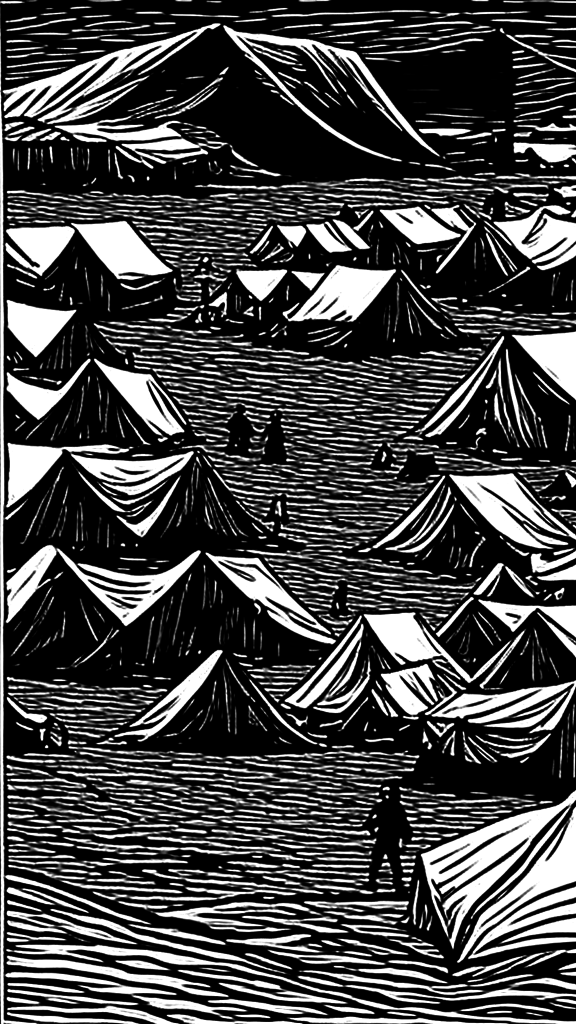
#> input picture video_mon_histoire/sans_higgsfield/img/a10.png, 1152 x 2048 px (shown at 1/2 size)
$ python -i prep.py   (imports and definitions only)
#> lines starting #> are read from the running program, lines starting #| are printed output that depends on the picture
# Passe les dessins SD-Turbo en « carte à gratter » blanc sur noir, 1152x2048
import sys, numpy as np, cv2
def scratch(src, dst):
#> called with src = 'img/a10.png', dst = 'out.png'
    im = cv2.imread(src, 0).astype(np.float32)
#> im: shape (2048, 1152) float32; min 0, max 255, mean 71.4
    h, w = im.shape
#> h = 2048; w = 1152
    border = np.concatenate([im[:20].ravel(), im[-20:].ravel(), im[:, :20].ravel(), im[:, -20:].ravel()])
    if np.median(border) > 110 or im.mean() > 120: im = 255 - im          # dessin noir sur clair -> inverser
    W, H = 1152, 2048; s = max(W / w, H / h)
#> after `s = max(W / w, H / h)`: s = 1
    im = cv2.resize(im, (int(w * s + .5), int(h * s + .5)), interpolation=cv2.INTER_LANCZOS4)
    y0, x0 = (im.shape[0] - H) // 2, (im.shape[1] - W) // 2; im = im[y0:y0 + H, x0:x0 + W]
#> after `y0, x0 = ((im.shape[0] - H) // 2, (im.shape[1] - W) // 2)`: y0 = 0; x0 = 0
    blur = cv2.GaussianBlur(im, (0, 0), 2.2); im = cv2.addWeighted(im, 1.8, blur, -0.8, 0)     # netteté du trait
#> after `blur = cv2.GaussianBlur(im, (0, 0), 2.2)`:
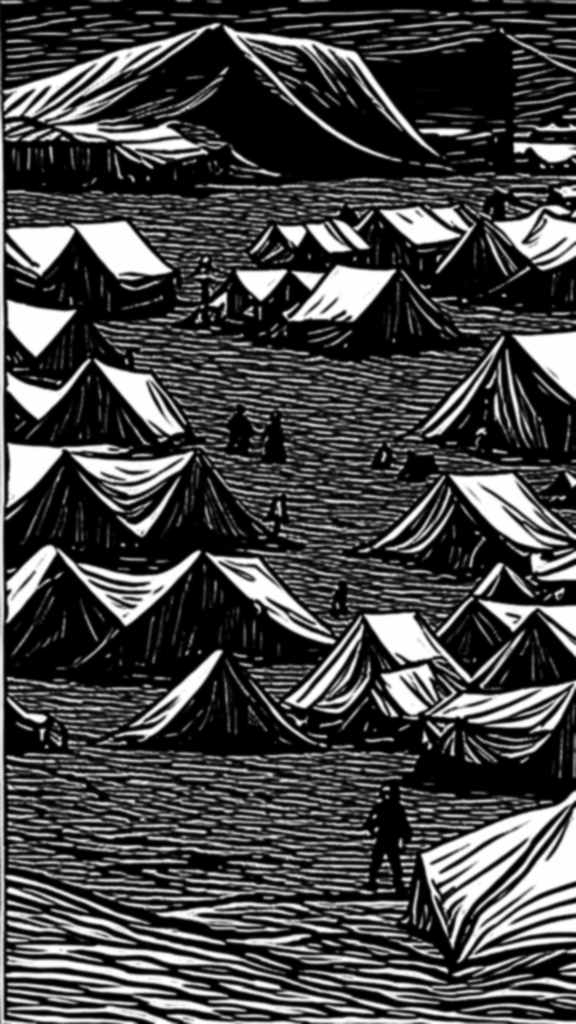
#> blur: shape (2048, 1152) float32 (shown at 1/2 size); min 0, max 255, mean 71.4
#> after `im = cv2.addWeighted(im, 1.8, blur, -0.8, 0)`:
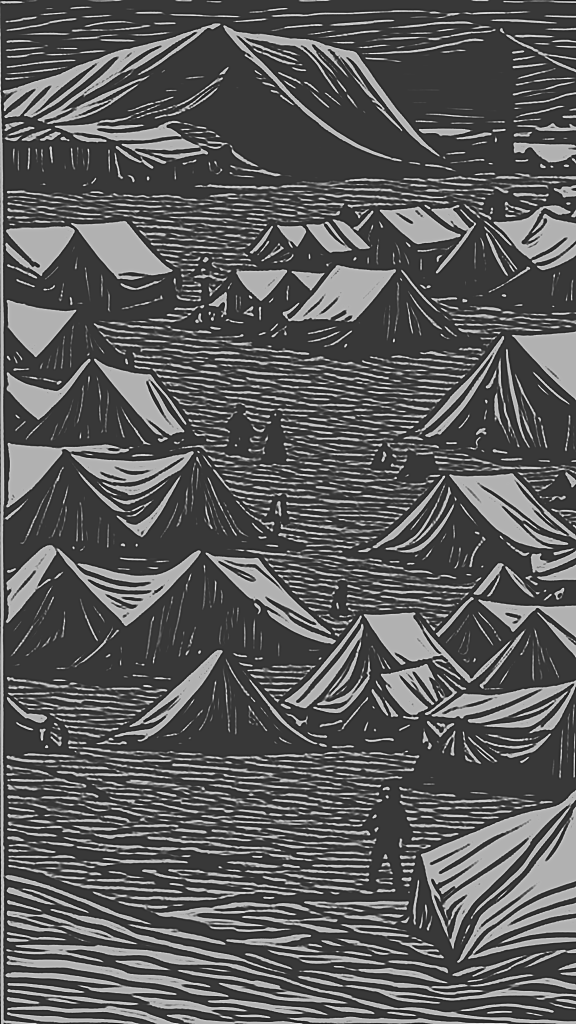
#> im: shape (2048, 1152) float32 (shown at 1/2 size); min -119.1, max 417, mean 71.4; drawn with min black and max white
    im = np.clip((im - 38) / 190, 0, 1) ** 1.25 * 255                                           # noirs profonds, traits blancs
    cv2.imwrite(dst, im.astype(np.uint8))
# [2 lines not run here, left out]

>>> result = scratch('img/a10.png', 'out.png')

$ run again, on video_mon_histoire/sans_higgsfield/img/a12.png
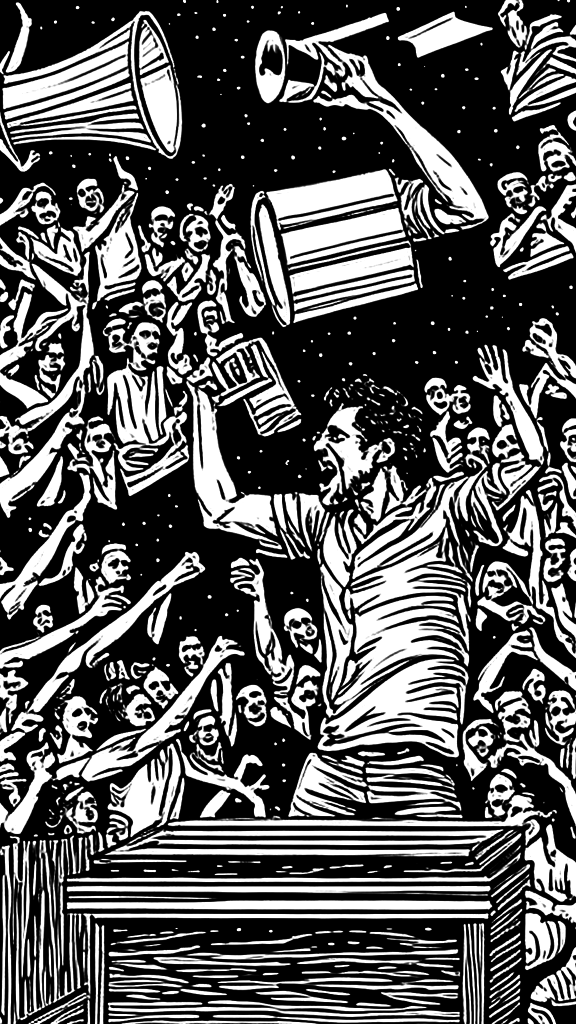
#> input picture video_mon_histoire/sans_higgsfield/img/a12.png, 1152 x 2048 px (shown at 1/2 size)
#> in scratch, `blur = cv2.GaussianBlur(im, (0, 0), 2.2)`:
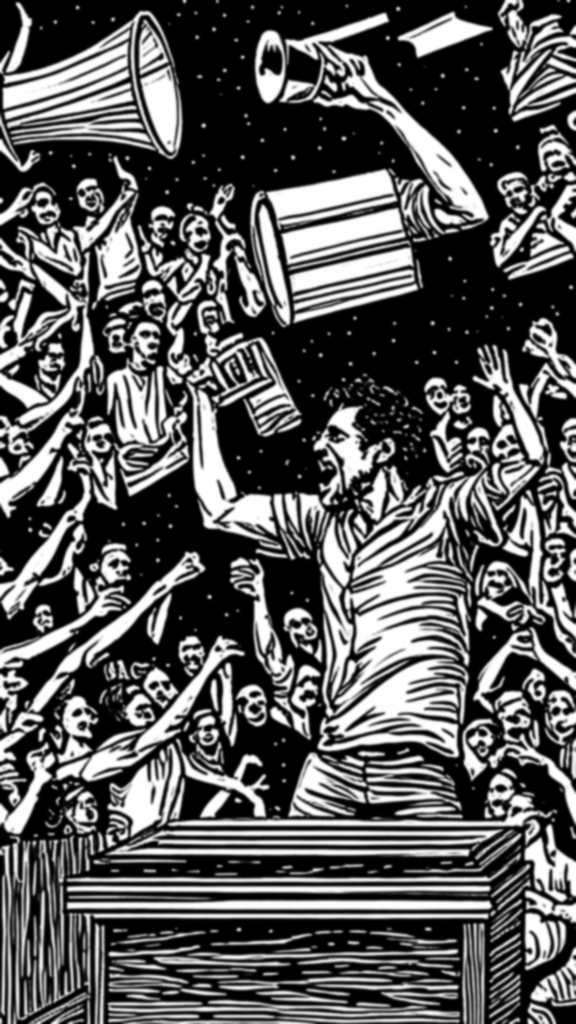
#> blur: shape (2048, 1152) float32 (shown at 1/2 size); min 0, max 255, mean 91.3
#> in scratch, `im = cv2.addWeighted(im, 1.8, blur, -0.8, 0)`:
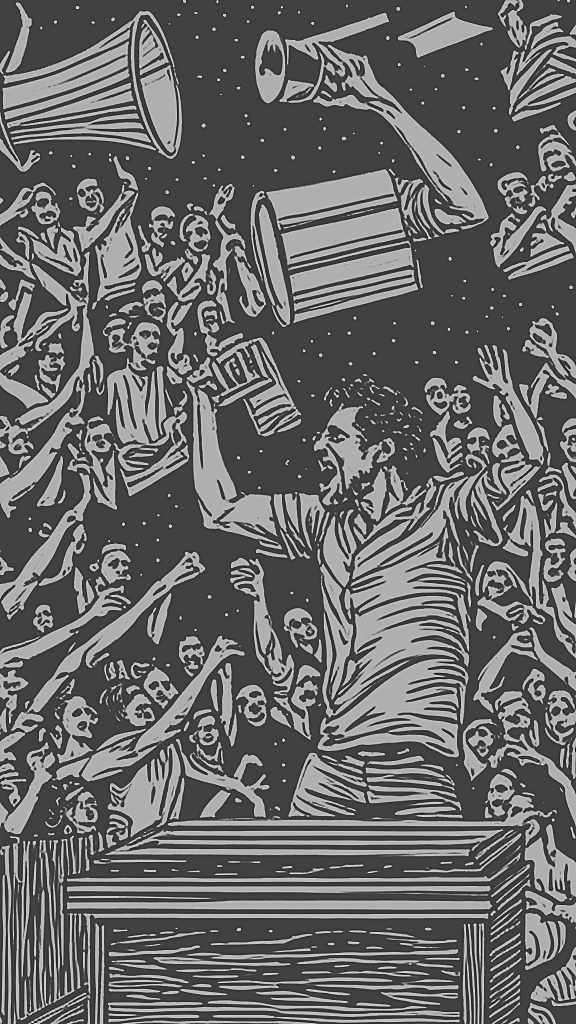
#> im: shape (2048, 1152) float32 (shown at 1/2 size); min -150.5, max 439.6, mean 91.3; drawn with min black and max white

$ run again, on video_mon_histoire/sans_higgsfield/img/a2.png
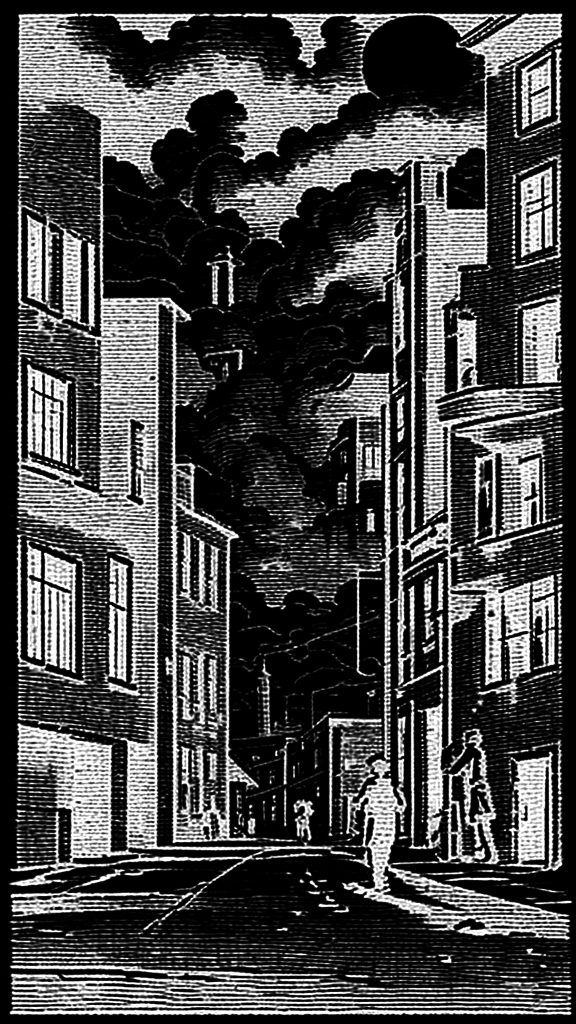
#> input picture video_mon_histoire/sans_higgsfield/img/a2.png, 1152 x 2048 px (shown at 1/2 size)
#> in scratch, `im = cv2.addWeighted(im, 1.8, blur, -0.8, 0)`:
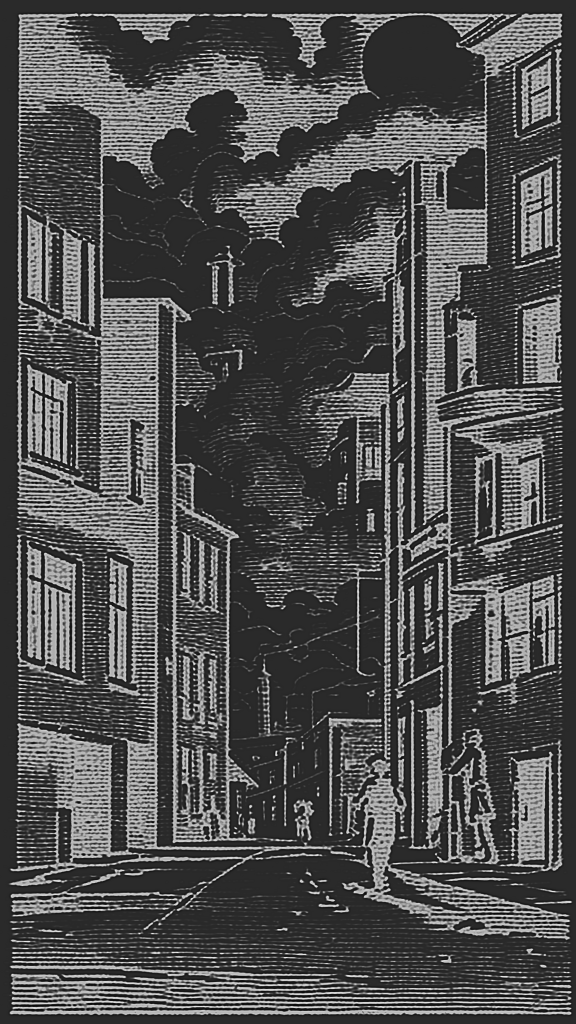
#> im: shape (2048, 1152) float32 (shown at 1/2 size); min -81.23, max 411.5, mean 71.2; drawn with min black and max white
#> in scratch, `im = np.clip((im - 38) / 190, 0, 1) ** 1.25 * 255`:
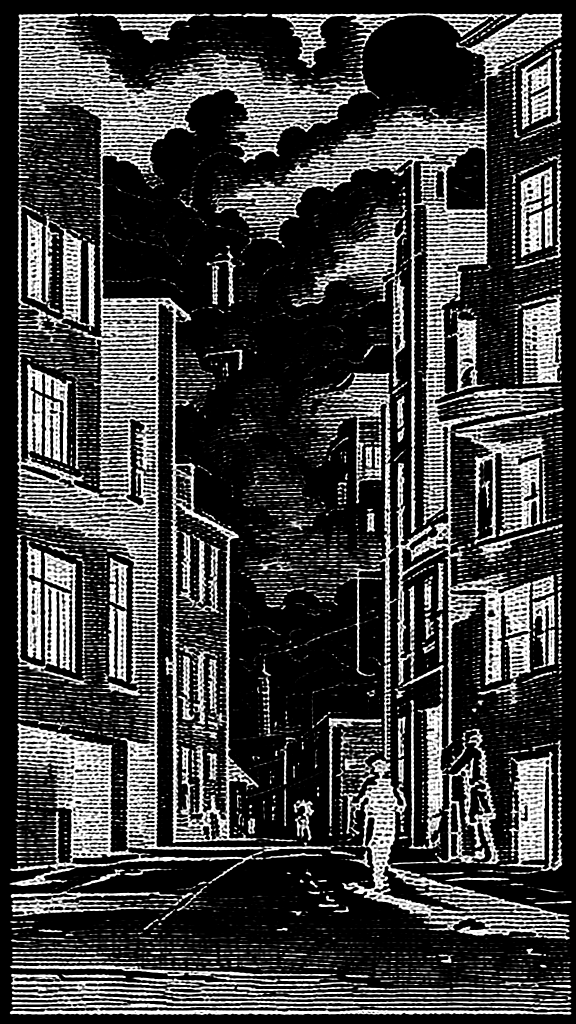
#> im: shape (2048, 1152) float32 (shown at 1/2 size); min 0, max 255, mean 63.4

$ run again, on video_mon_histoire/sans_higgsfield/img/a3.png
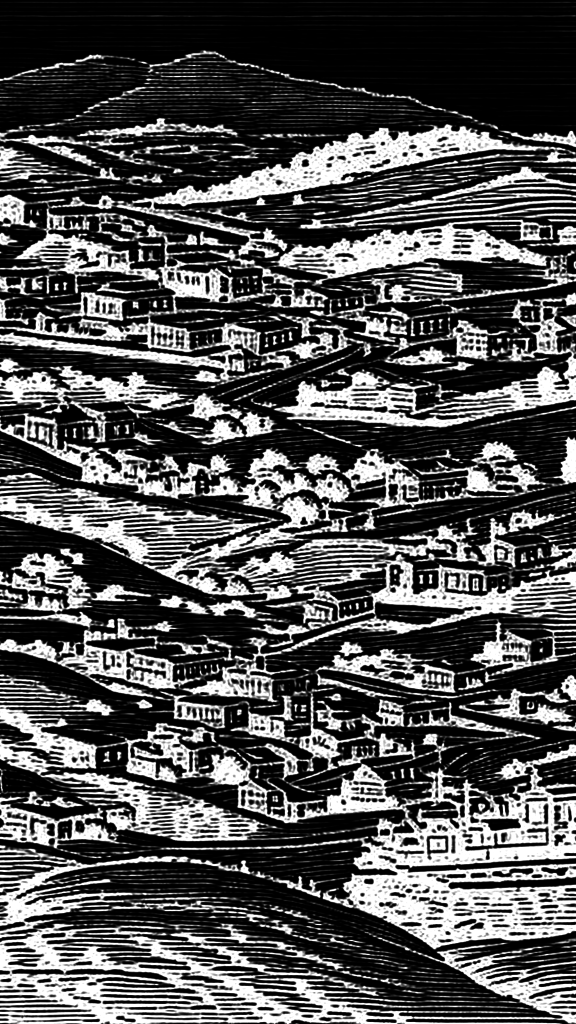
#> input picture video_mon_histoire/sans_higgsfield/img/a3.png, 1152 x 2048 px (shown at 1/2 size)
#> in scratch, `im = cv2.addWeighted(im, 1.8, blur, -0.8, 0)`:
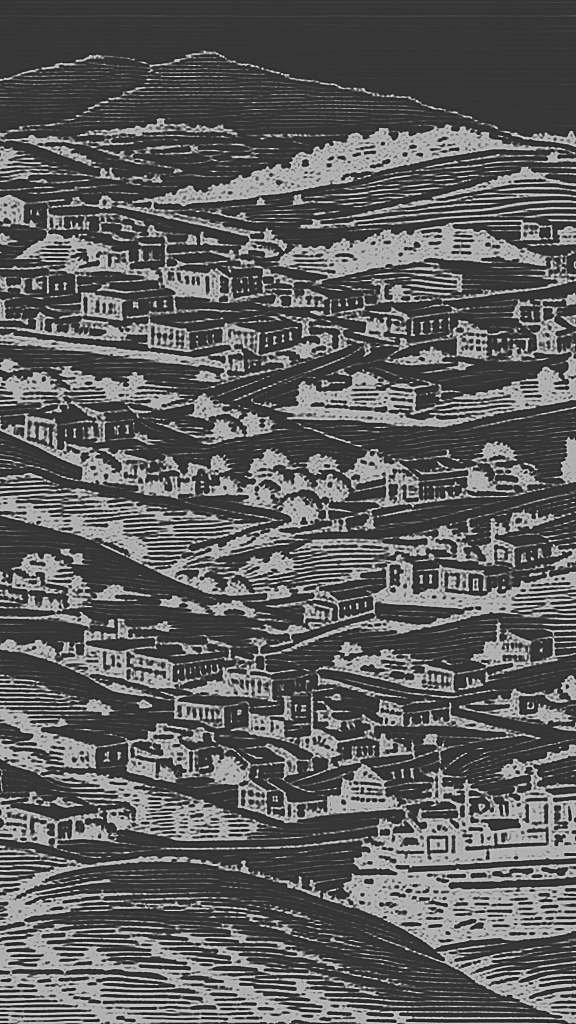
#> im: shape (2048, 1152) float32 (shown at 1/2 size); min -115.2, max 420.2, mean 82.6; drawn with min black and max white
#> in scratch, `im = np.clip((im - 38) / 190, 0, 1) ** 1.25 * 255`:
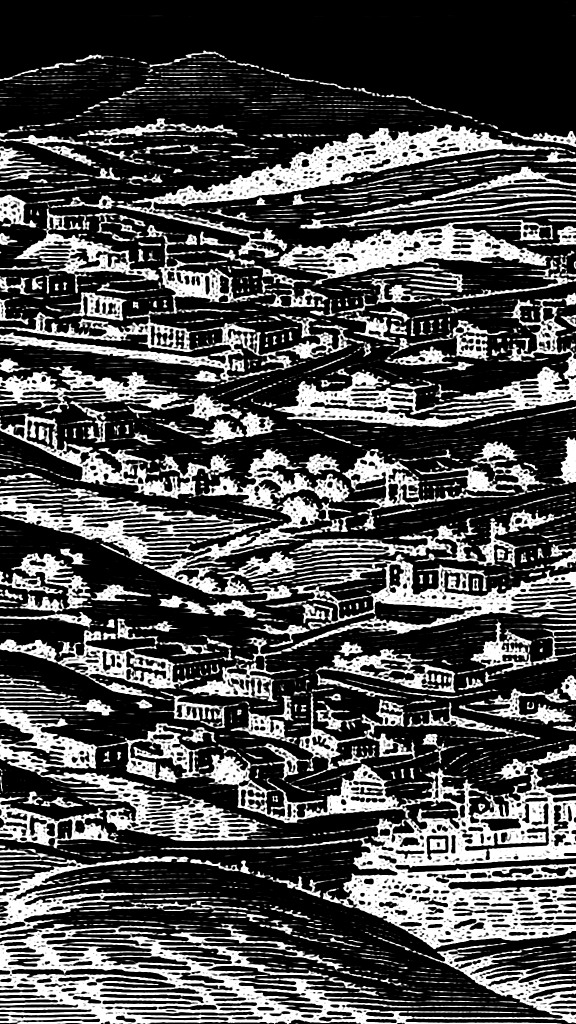
#> im: shape (2048, 1152) float32 (shown at 1/2 size); min 0, max 255, mean 77
